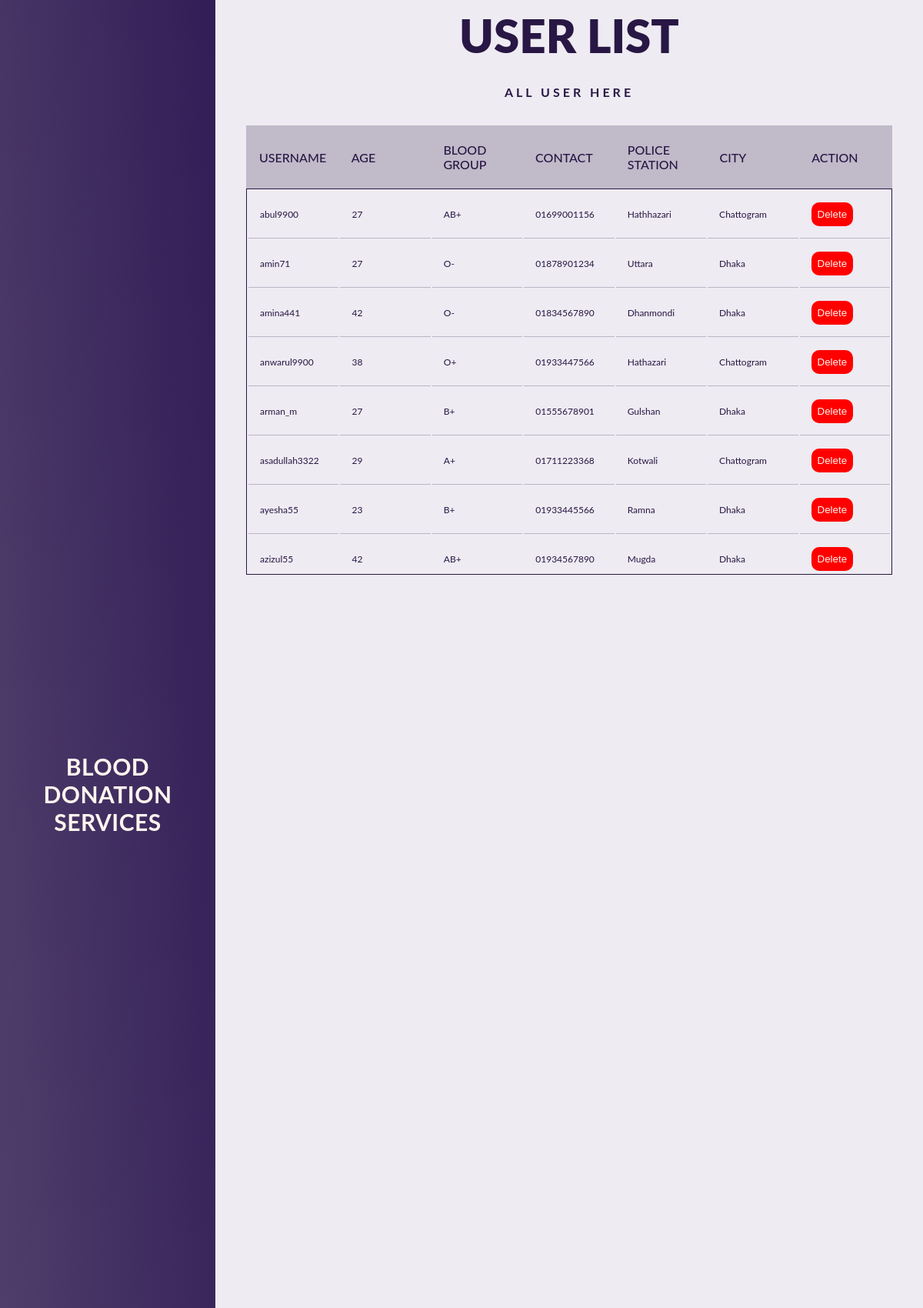
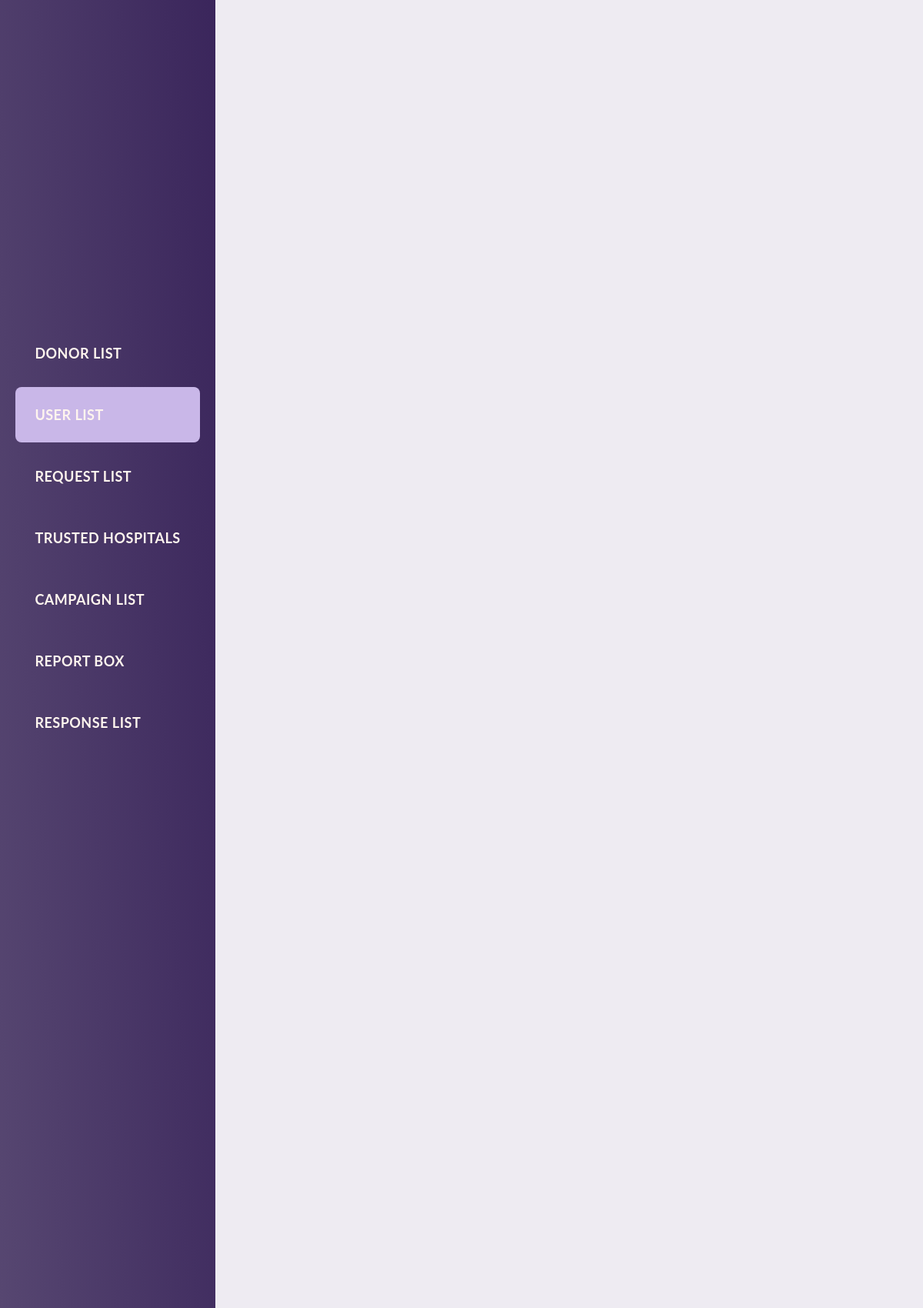
Page /admin_view_user_list.php (upper part) on the committed database (2 pictures, top to bottom).
### tables this page shows
CREATE TABLE `user_list` (
  `username` varchar(32) NOT NULL,
  `name` varchar(255) DEFAULT NULL,
  `contact` varchar(15) DEFAULT NULL,
  `email` varchar(50) DEFAULT NULL,
  `pass` varchar(255) DEFAULT NULL,
  `age` int(120) DEFAULT NULL,
  `blood_group` varchar(3) DEFAULT NULL,
  `NID` varchar(13) DEFAULT NULL,
  `gender` varchar(6) DEFAULT NULL,
  `police_station` varchar(255) DEFAULT NULL,
  `city` varchar(255) DEFAULT NULL
);

### admin_view_user_list.php (the view, shortened to what this page needs)
<?php
    $conn = mysqli_connect("localhost", "root", "370_summer23", "blood_donation_services");
?>
<!DOCTYPE html>
<html lang="en">
<head>
    <link rel="stylesheet" type="text/css" href="admin_view.css">
</head>
<body>
    <div id="page_wrapper">
        <div id="sidenav" class="sidenav">
            <div class="logo_section">
                <h3>BLOOD DONATION</br>SERVICES</h3>
            </div>
            <div class="sidenav_header">
                <a href="admin_view_donor_list.php" class="active_color">
                    <div class="sidenav_link ">
                        <h3>DONOR LIST</h3>
                    </div>
                </a>
                <a href="">
                    <div class="sidenav_link active">
                        <h3>USER LIST</h3>
                    </div>
                </a>
                <a href="admin_view_request_list.php">
                    <div class="sidenav_link">
                        <h3>REQUEST LIST</h3>
                    </div>
                </a>
                <a href="admin_view_trusted_hospitals.php">
                    <div class="sidenav_link">
                        <h3>TRUSTED HOSPITALS</h3>
                    </div>
                </a>
                <a href="admin_view_campaign_list.php">
                    <div class="sidenav_link">
                        <h3>CAMPAIGN LIST</h3>
                    </div>
                </a>
                <a href="admin_view_report_box.php">
                    <div class="sidenav_link">
                        <h3>REPORT BOX</h3>
                    </div>
                </a>
                <a href="admin_view_response_list.php">
                    <div class="sidenav_link">
                        <h3>RESPONSE LIST</h3>
                    </div>
                </a>
            </div>
        </div>
        <main>
            <header>
                <div class="text">
                    <h2 class="head_tran"><span>USER LIST</span></h2>
                    <p class="head_head">ALL USER HERE</p>
                </div>
            </header>
            <section class="List">
                <div class="tbl-header">
                    <table>
                        <thead>
                            <tr>
                                <th>Username</th>
                                <th>Age</th>
                                <th>Blood Group</th>
                                <th>Contact</th>
                                <th>Police Station</th>
                                <th>City</th>
                                <th>Action</th>
                            </tr>
                        </thead>
                    </table>
                </div>
                <div class="tbl-content">
                    <table>
                        <tbody>
                            <?php
                                $query = "SELECT * FROM user_list";
                                $result = mysqli_query($conn, $query);
                                while ($row = mysqli_fetch_assoc($result)) {
                                    echo "<tr>";
                                    echo "<td>" . $row['username'] . "</td>";
                                    echo "<td>" . $row['age'] . "</td>";
                                    echo "<td>" . $row['blood_group'] . "</td>";
                                    echo "<td>" . $row['contact'] . "</td>";
                                    echo "<td>" . $row['police_station'] . "</td>";
                                    echo "<td>" . $row['city'] . "</td>";
                                    echo "<td><input class='delete' type='button' value='Delete' onclick='confirmDelete(\"" . $row['username'] . "\")'></td>";
                                    echo "</tr>";
                            }
                            ?>
                        </tbody>
                    </table>
                </div>
            </section>
        </main>
    </div>
</body>
</html>
</body>
</html>

### admin_view.css (style rules this page uses)
body { margin: 0px; padding: 0px; background-color: var(--accent-dark); }
h2, h3 { margin: 0px; padding: 10px; }
:root { --accent-clr: #2a3ebc; --accent-dark: #a293b82e; --accent-light: rgb(93, 46, 46); --accent-dark_pirple: #281744; --text: seashell; }
#page_wrapper { height: 100vh; display: grid; grid-template-columns: 280px 1fr; font-family: 'Lato', sans-serif; }
.sidenav { background-image: linear-gradient(to top right, #5c4d75, #331d56); display: flex; flex-direction: column; justify-content: space-evenly; gap: 30px; align-items: center; }
.sidenav_link { padding: 15px; margin-bottom: 8px; }
.sidenav_link.active { font-weight: 700; background-color: #c9b7e8; border-radius: 8px; }
.logo_section { padding: 20px 0px 50px 0px; padding-inline: 14px; text-align: center; color: var(--text); }
.logo_section h3 { font-weight: bold; font-size: 30px; }
h3 { color: var(--text); font-size: 18px; letter-spacing: .5px; }
a { text-decoration: none; }
main { padding-bottom: 30px; padding-inline: 40px; }
.head_tran { font-size: 60px; color: #ffffff; text-transform: uppercase; font-weight: 900; text-align: center; transition: .6s; }
.head_head { text-align: center; }
h2 { font-size: 32px; font-weight: 300; color: var(--accent-clr); }
p { line-height: 145%; letter-spacing: 4px; font-weight: 700; color: var(--accent-dark_pirple); margin-bottom: 32px; }
.List { width: 100%; }
table { width: 100%; table-layout: fixed; }
.tbl-header { background-color: #2817443b; }
.tbl-content { height: 500px; overflow-y: scroll; border: 1px solid #281744; }
th { padding: 20px 15px; text-align: left; font-weight: 500; font-size: 16px; color: var(--accent-dark_pirple); text-transform: uppercase; }
td { padding: 15px; text-align: left; font-weight: 400; font-size: 12px; color: var(--accent-dark_pirple); border-bottom: 1px solid #28174440; }
tr>td>.delete { background: red; width: auto; border: none; border-radius: 10px; color: var(--text); padding: 8px; cursor: pointer; }
span { color: var(--accent-dark_pirple); }

### rows in the picture
user_list: username "abul9900", age "27", blood_group "AB+", contact "01699001156", police_station "Hathhazari", city "Chattogram"
user_list: username "amin71", age "27", blood_group "O-", contact "01878901234", police_station "Uttara", city "Dhaka"
user_list: username "amina441", age "42", blood_group "O-", contact "01834567890", police_station "Dhanmondi", city "Dhaka"
user_list: username "anwarul9900", age "38", blood_group "O+", contact "01933447566", police_station "Hathazari", city "Chattogram"
user_list: username "arman_m", age "27", blood_group "B+", contact "01555678901", police_station "Gulshan", city "Dhaka"
user_list: username "asadullah3322", age "29", blood_group "A+", contact "01711223368", police_station "Kotwali", city "Chattogram"
user_list: username "ayesha55", age "23", blood_group "B+", contact "01933445566", police_station "Ramna", city "Dhaka"
user_list: username "azizul55", age "42", blood_group "AB+", contact "01934567890", police_station "Mugda", city "Dhaka"
